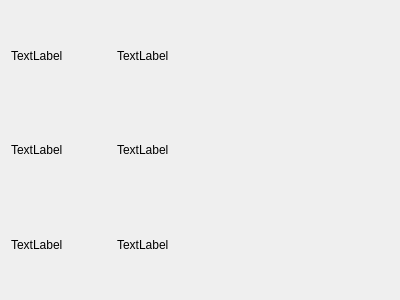
<?xml version="1.0" encoding="UTF-8"?>
<ui version="4.0">
 <class>Dialog</class>
 <widget class="QDialog" name="Dialog">
  <property name="geometry">
   <rect>
    <x>0</x>
    <y>0</y>
    <width>400</width>
    <height>300</height>
   </rect>
  </property>
  <property name="windowTitle">
   <string>Dialog</string>
  </property>
  <layout class="QHBoxLayout" name="horizontalLayout">
   <item>
    <layout class="QFormLayout" name="formLayout">
     <item row="3" column="1">
      <widget class="QLabel" name="label_4">
       <property name="sizePolicy">
        <sizepolicy hsizetype="Preferred" vsizetype="Preferred">
         <horstretch>0</horstretch>
         <verstretch>0</verstretch>
        </sizepolicy>
       </property>
       <property name="text">
        <string>TextLabel</string>
       </property>
      </widget>
     </item>
     <item row="1" column="0">
      <widget class="QLabel" name="label_5">
       <property name="sizePolicy">
        <sizepolicy hsizetype="Preferred" vsizetype="Expanding">
         <horstretch>0</horstretch>
         <verstretch>3</verstretch>
        </sizepolicy>
       </property>
       <property name="minimumSize">
        <size>
         <width>100</width>
         <height>0</height>
        </size>
       </property>
       <property name="text">
        <string>TextLabel</string>
       </property>
      </widget>
     </item>
     <item row="3" column="0">
      <widget class="QLabel" name="label">
       <property name="sizePolicy">
        <sizepolicy hsizetype="Preferred" vsizetype="Expanding">
         <horstretch>0</horstretch>
         <verstretch>3</verstretch>
        </sizepolicy>
       </property>
       <property name="minimumSize">
        <size>
         <width>100</width>
         <height>0</height>
        </size>
       </property>
       <property name="text">
        <string>TextLabel</string>
       </property>
      </widget>
     </item>
     <item row="2" column="0">
      <widget class="QLabel" name="label_6">
       <property name="sizePolicy">
        <sizepolicy hsizetype="Preferred" vsizetype="Expanding">
         <horstretch>0</horstretch>
         <verstretch>3</verstretch>
        </sizepolicy>
       </property>
       <property name="minimumSize">
        <size>
         <width>100</width>
         <height>0</height>
        </size>
       </property>
       <property name="text">
        <string>TextLabel</string>
       </property>
      </widget>
     </item>
     <item row="2" column="1">
      <widget class="QLabel" name="label_2">
       <property name="sizePolicy">
        <sizepolicy hsizetype="Preferred" vsizetype="Preferred">
         <horstretch>0</horstretch>
         <verstretch>0</verstretch>
        </sizepolicy>
       </property>
       <property name="text">
        <string>TextLabel</string>
       </property>
      </widget>
     </item>
     <item row="1" column="1">
      <widget class="QLabel" name="label_3">
       <property name="sizePolicy">
        <sizepolicy hsizetype="Preferred" vsizetype="Preferred">
         <horstretch>0</horstretch>
         <verstretch>0</verstretch>
        </sizepolicy>
       </property>
       <property name="text">
        <string>TextLabel</string>
       </property>
      </widget>
     </item>
    </layout>
   </item>
  </layout>
 </widget>
 <resources/>
 <connections/>
</ui>
